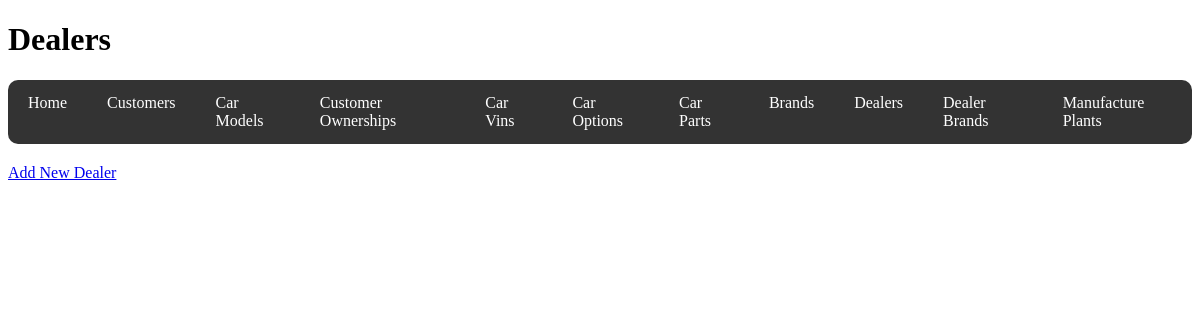
Page /dealers on the earlier database version.
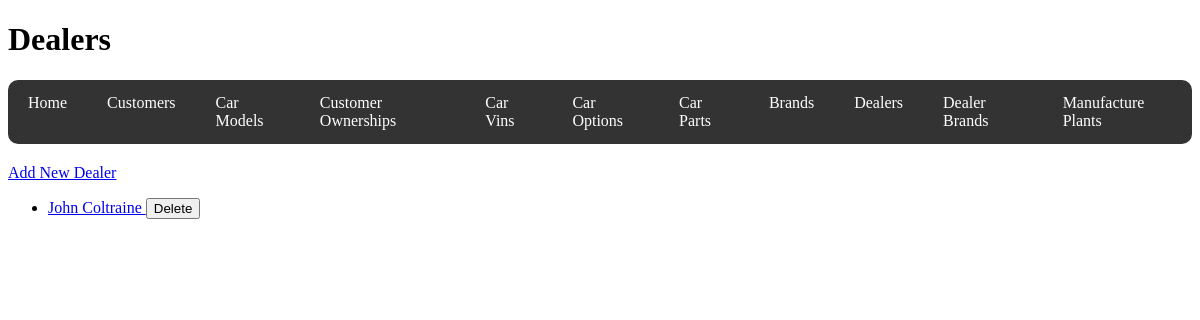
Same page on the later database version.
### code/models.py (models this page shows)
class Dealer(db.Model):
    __tablename__ = "Dealers"
    dealer_id = db.Column(db.Integer, primary_key=True)
    dealer_name = db.Column(db.String(50))
    dealer_address = db.Column(db.String(128))
    ownerships = db.relationship("CustomerOwnership", back_populates="dealer")
    dealer_brands = db.relationship("DealerBrand", back_populates="dealer")

### code/routes/dealers.py (the view, shortened to what this page needs)
@dealers_bp.route("/dealers", methods=["GET", "POST"])
def dealers():
    dealers = Dealer.query.all()
    return render_template("dealers.html", dealers=dealers)

### code/templates/dealers.html
{% extends 'base.html' %} {% block title %}Dealers{% endblock %} {% block header
%}
<h1>Dealers</h1>
{% endblock %} {% block content %}
<a href="{{ url_for('dealers.new_dealer') }}">Add New Dealer</a>
<ul>
  {% for dealer in dealers %}
  <li>
    <a href="{{ url_for('dealers.view_dealer', dealer_id=dealer.dealer_id) }}">
      {{ dealer.dealer_name }}
    </a>
    <form
      action="{{ url_for('dealers.delete_dealer', dealer_id=dealer.dealer_id) }}"
      method="POST"
      style="display: inline"
    >
      <button type="submit">Delete</button>
    </form>
  </li>
  {% endfor %}
</ul>
{% endblock %}

Differences in the rows shown:
added Dealer: dealer_name "John Coltraine"
